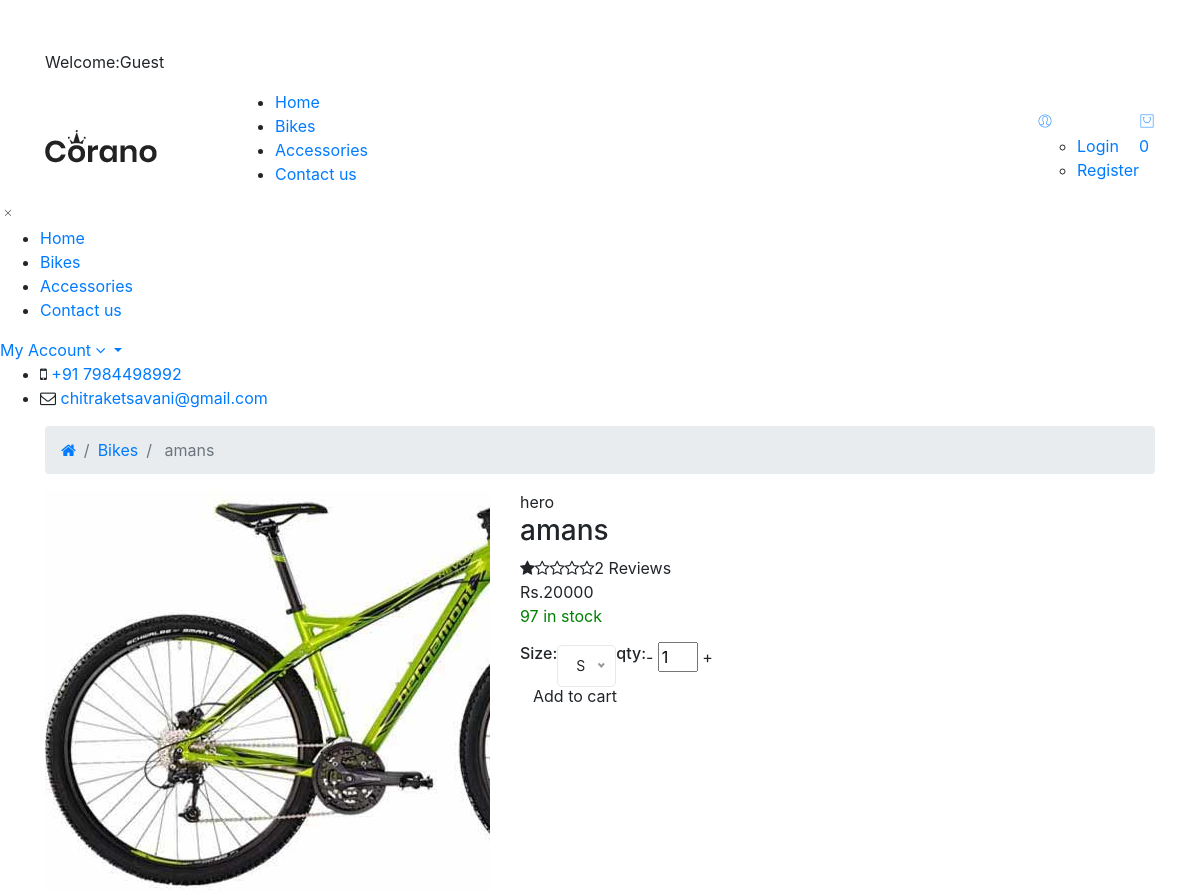
The page /product-details.php?pro_id=1 (upper part) on the database as committed earlier.
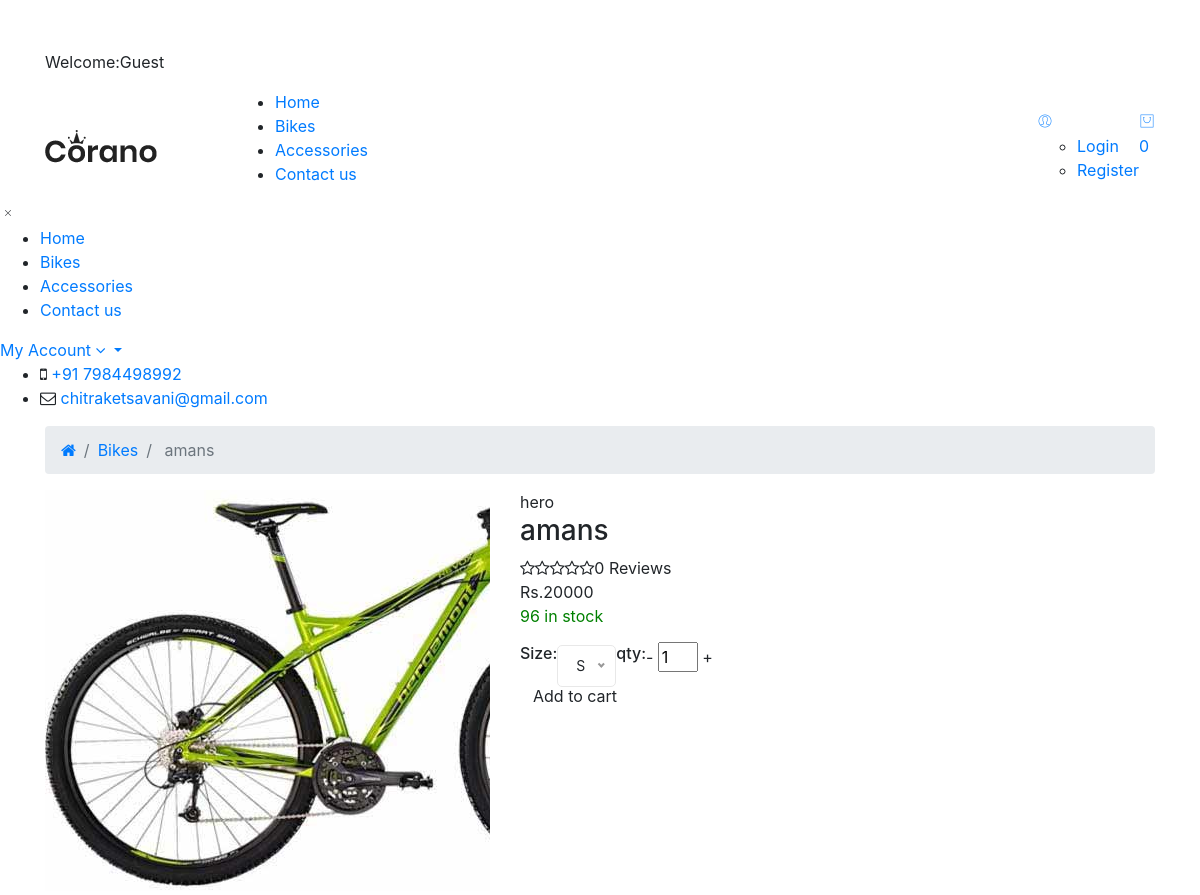
The same page on the database as committed later.
### tables this page shows
CREATE TABLE `products` (
  `product_id` int(10) NOT NULL AUTO_INCREMENT,
  `p_cat_id` int(10) NOT NULL,
  `cat_id` int(10) NOT NULL,
  `manufacturer_id` int(10) NOT NULL,
  `date` timestamp NOT NULL DEFAULT CURRENT_TIMESTAMP ON UPDATE CURRENT_TIMESTAMP,
  `product_title` text NOT NULL,
  `product_img1` text NOT NULL,
  `product_img2` text NOT NULL,
  `product_img3` text NOT NULL,
  `product_img4` text NOT NULL,
  `product_price` int(10) DEFAULT NULL,
  `product_discount_price` text NOT NULL,
  `product_discount` text NOT NULL,
  `product_label` text NOT NULL,
  `product_desc` text NOT NULL,
  `product_qty` text NOT NULL,
  `available_qty` text NOT NULL,
  `product_size` text NOT NULL,
  `product_frame` text NOT NULL,
  `product_weight` text NOT NULL,
  `product_front_suspension` text NOT NULL,
  `product_rear_suspension` text NOT NULL,
  `product_front_derailleur` text NOT NULL,
  `product_rear_derailleur` text NOT NULL,
  `product_wheels` text NOT NULL,
  `product_tires` text NOT NULL,
  `product_shifter` text NOT NULL,
  `product_crankset` text NOT NULL,
  `product_freewheels` text NOT NULL,
  `product_bb_set` text NOT NULL,
  `product_cassette` text NOT NULL,
  `product_colour` text NOT NULL,
  `product_pedals` text NOT NULL,
  `product_seat_post` text NOT NULL,
  `product_handleber` text NOT NULL,
  `product_stem` text NOT NULL,
  `product_headset` text NOT NULL,
  `product_brakeset` text NOT NULL,
  `product_status_top` text NOT NULL,
  `product_status` text NOT NULL,
  PRIMARY KEY (`product_id`)
);

CREATE TABLE `manufacturers` (
  `manufacturer_id` int(10) NOT NULL AUTO_INCREMENT,
  `manufacturer_title` text NOT NULL,
  `manufacturer_top` text NOT NULL,
  `manufacturer_status` text NOT NULL,
  PRIMARY KEY (`manufacturer_id`)
);

### product-details.php (the view, shortened to what the rows shown need)
<?php
include("includes/header.php");
?>
<?php
if(isset($_GET['pro_id']))
{
    $product_id=$_GET['pro_id'];
    $get_product="select * from products where product_id=$product_id and product_status='yes'";
    $run_product=mysqli_query($con,$get_product);
    $row_product=mysqli_fetch_array($run_product);
    $manufacturer_id=$row_product['manufacturer_id'];
    $pro_title=$row_product['product_title'];
    $pro_qty=$row_product['available_qty'];
    $pro_price=$row_product['product_price'];
    $pro_img1=$row_product['product_img1'];
    $pro_label=$row_product['product_label'];
    $get_manufacturer="select * from manufacturers where manufacturer_id=$manufacturer_id";
    $run_manufacturer=mysqli_query($con,$get_manufacturer);
    $row_manufacturer=mysqli_fetch_array($run_manufacturer);
    $manufacturer_title=$row_manufacturer['manufacturer_title'];
}
?>
    <main>
        <div class="breadcrumb-area">
            <div class="container">
                <div class="row">
                    <div class="col-12">
                        <div class="breadcrumb-wrap">
                            <nav aria-label="breadcrumb">
                                <ul class="breadcrumb">
                                    <li class="breadcrumb-item"><a href="index.php"><i class="fa fa-home"></i></a></li>
                                    <li class="breadcrumb-item"><a href="shop.php">Bikes</a></li>
                                    <li class="breadcrumb-item active" >
                                       <?php echo $pro_title; ?>
                                    </li>
                                </ul>
                            </nav>
                        </div>
                    </div>
                </div>
            </div>
        </div>
        <div class="shop-main-wrapper section-padding pb-0">
            <div class="container">
                <div class="row">
                    <div class="col-lg-12 order-1 order-lg-2">
                        <div class="product-details-inner">
                            <div class="row">
                                <div class="col-lg-5">
                                    <div class="product-large-slider">
                                        <?php
                                        if($pro_img1=="")
                                        {
                                        }
                                        else
                                        {
                                        ?>
                                            <div class="pro-large-img img-zoom">
                                                <img src="assets/img/product/<?php echo $pro_img1 ?>" alt="product-details" />
                                            </div>
                                        <?php
                                        }
                                        ?>
                                    </div>
                                </div>
                                <div class="col-lg-7">
                                    <div class="product-details-des">
                                        <div class="manufacturer-name">
                                           <?php echo $manufacturer_title;?>
                                        </div>
                                        <h3 class="product-name"><?php  echo $pro_title; ?></h3>
                                       <div class="ratings d-flex">
                                       <?php
                                       $pro_idss=$_GET['pro_id'];
                                        $query="select AVG(rating) as rating from review where product_id='$pro_idss' and status='yes' and papage='0'";
                                        $statement=mysqli_query($con,$query);
                                        while($ruo=mysqli_fetch_array($statement))
                                        {
                                        $output=round($ruo['rating']);
                                        }
                                        if($output==0)
                                        {
                                        ?>
                                            <span><i class="fa fa-star-o"></i></span>
                                            <span><i class="fa fa-star-o"></i></span>
                                            <span><i class="fa fa-star-o"></i></span>
                                            <span><i class="fa fa-star-o"></i></span>
                                            <span><i class="fa fa-star-o"></i></span>
                                            <div class="pro-review">
                                            </div>
                                            <?php
                                        }
                                       else if($output==1)
                                        {
                                            ?>
                                            <span><i class="fa fa-star"></i></span>
                                            <span><i class="fa fa-star-o"></i></span>
                                            <span><i class="fa fa-star-o"></i></span>
                                            <span><i class="fa fa-star-o"></i></span>
                                            <span><i class="fa fa-star-o"></i></span>
                                            <div class="pro-review">
                                            </div>
                                            <?php
                                        }
                                        ?>
                                        </div>
                                        <div class="price-box">
                                        <?php
                                        if($pro_label=="new")
                                        {
                                        ?>
                                            <span class="price-regular">Rs.<?php echo $pro_price; ?></span>
                                        <?php
                                        }
                                            ?>
                                        </div>
                                        <div class="availability">
                                           <?php
                                           if($pro_qty<=0)
                                            {
                                             echo "  <span style='color: red;'>out of stock</span>";
                                            }
                                            else
                                            {
                                              echo " <span style='color: green'> $pro_qty in stock </span>";
                                            }
                                            ?>
                                        </div>
                                        <form action="#" method="POST">
                                        <div class="quantity-cart-box d-flex align-items-center">
                                        </div>
                                       <?php  if($pro_qty<=0)
                                       {
                                       }
                                    else
                                    {
                                        ?>
                                            <div class="action_link" style="margin-top: -10px;">
                                            </div>
                                            <?php
                                    }
                                       ?>
                                    </form>
                                </div>
                            </div>
                        </div>
                    </div>
                </div>
            </div>
        </div>
    </main>
</body>
</html>

Rows that differ between the two databases and show on the page:
changed products "amans": available_qty "97" → "96"
Other text that changed with them:
$total_reviewss: (not shown) → "0"
$total_reviewss: "2" → (not shown)
